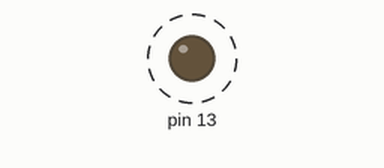
Simulated run of this sketch. Board: Arduino Uno, built with avr-gcc and run on an emulated ATmega328P. Shown: output pins drawn as LEDs (lit = HIGH). Dashed ring = blinking.

Above: at 0.12 s.
Timing chart, 0 to 3.0 s (numbered marks = the images above):
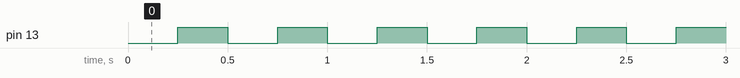

The sketch:

Lab1_3.ino
```cpp
void setup() {
  pinMode(13, OUTPUT);  //กำหนดภาวะ (Mode) ขา 13 เป็นขาส่งออก
}

void loop() {
 digitalWrite(13, LOW); //เขียน/ส่งออกค่าสัญญาณดิจิทัลทางขา 13 เป็น 0
  delay(250);    //หน่วง/ประวิงตามเวลาที่กำหนดไว้ก่อนทำงานบรรทัดถัดไป
  digitalWrite(13, HIGH); //เขียน/ส่งออกค่าสัญญาณดิจิทัลทางขา 13 เป็น 1
  delay(250);


}
```

Measured:
- by itself, pin 13: alternates HIGH for 0.25 s and LOW for 0.25 s
